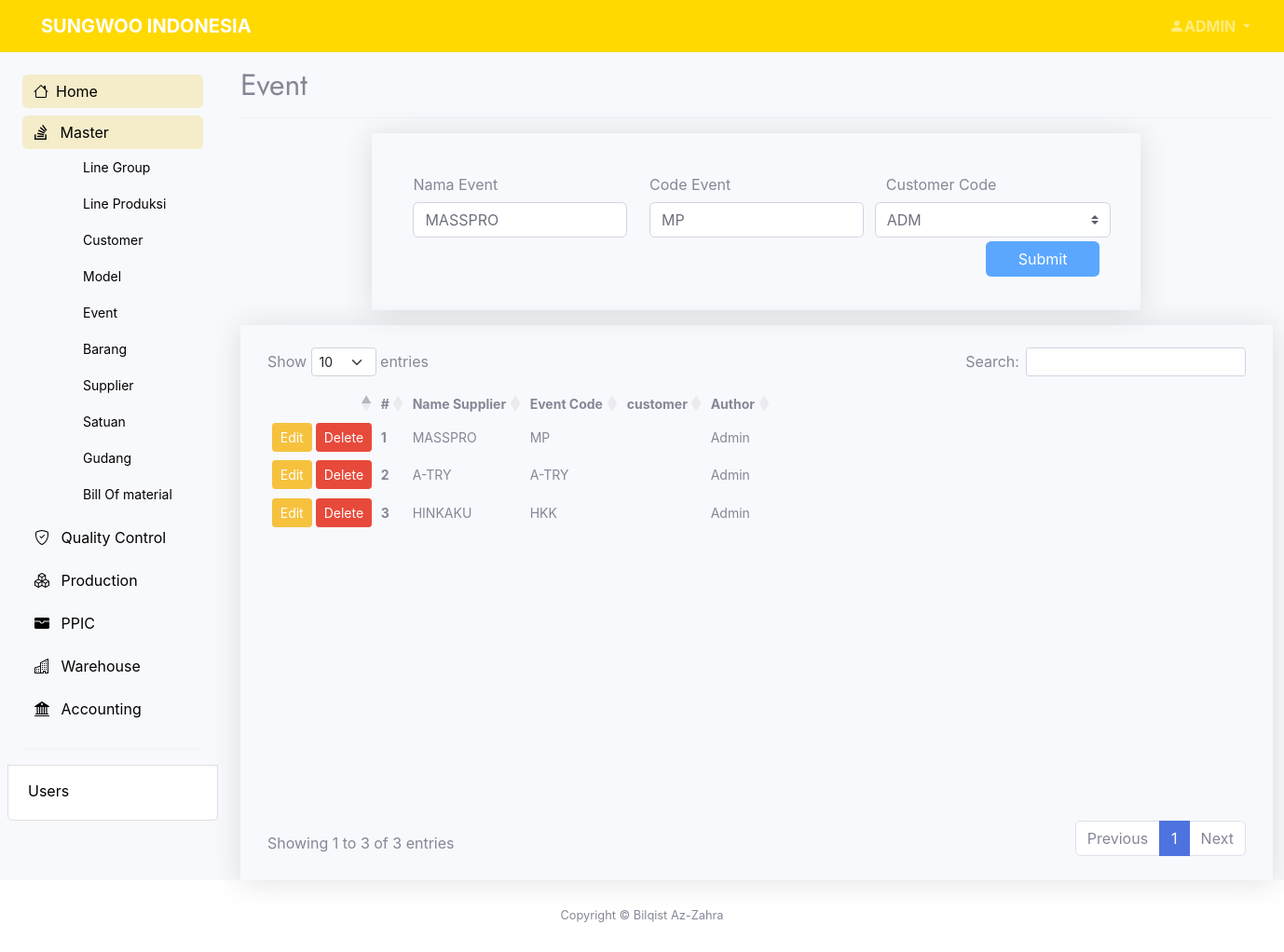
The page /pages/master/add-event.php?op=edit&id=4 (signed in) on the database its author committed.
### tables this page shows
CREATE TABLE `master_event` (
  `idevent` int(11) NOT NULL,
  `namaevent` varchar(40) NOT NULL,
  `eventcode` varchar(30) NOT NULL,
  `customer` varchar(30) NOT NULL,
  `create_at` datetime NOT NULL DEFAULT current_timestamp(),
  `author` varchar(30) NOT NULL,
  `edit_at` datetime NOT NULL DEFAULT current_timestamp(),
  `edit_by` varchar(20) NOT NULL
);

### pages/master/add-event.php (the view, shortened to what this page needs)
<?php
    include "../../connect.php";
?>
<?php
    $nama           = "";
    $code           = "";
    $cust           = "";
    $tabelnya       = "master_event";
    if (isset($_GET['op'])) {
        $op = $_GET['op'];
    } else {
        $op = "";
    }
    if ($op == 'edit') {
        $id             = $_GET['id'];
        $sql1           = "SELECT * FROM $tabelnya where idevent = '$id'";
        $q1             = mysqli_query($conn, $sql1);
        $r1             = mysqli_fetch_array($q1);
        $nama           = $r1['namaevent'];
        $code           = $r1['eventcode'];
        $cust           = $r1['customer'];
    }
?>
<!DOCTYPE html>
<html lang="en">
<head>
    <?php include '../../layout/header.php' ?>
</head>
<body class="bg-light bg-light" >
	<section>
        <?php include '../../layout/topbar.php' ?>
    </section>
    <section class="container-xxl">
		<div class="row flex-nowrap">
			<div class="col-auto px-0 max-vh-100">
                <?php include '../../layout/sidebar.php' ?>
                <div class="col ps-md-3 max-vh-100" data-aos="fade" data-aos-delay="100">
                    <div class="page-header pt-3">
                        <h2>Event</h2>
                    </div>
                    <hr class="mb-3">
                    <div class="row justify-content-md-center">
                        <div class="col-lg-9 col-md-12 mb-3">
                            <div class="container shadow px-4 py-3">
                                <div class="card-body bg-light">
                                    <form action="" method="POST">
                                        <div class="row">
                                            <div class="col-md-4">
                                                <div class="mb-1 row">
                                                    <label for="name" class="col-sm-12 col-form-label">Nama Event</label>
                                                    <div class="col-sm-12">
                                                        <input type="text" class="form-control" id="nama" name="nama" value="<?php echo $nama ?>">
                                                    </div>
                                                </div>
                                            </div>
                                            <div class="col-md-4">
                                                <div class="mb-1 row">
                                                    <label for="code" class="col-sm-12 col-form-label">Code Event</label>
                                                    <div class="col-sm-12">
                                                        <input type="text" class="form-control" id="code" name="code" value="<?php echo $code ?>">
                                                    </div>
                                                </div>
                                            </div>
                                            <div class="col-md-4">
                                                <div class="mb-1 row">
                                                    <label for="cust" class="col-sm-12 col-form-label">Customer Code</label>
                                                    <select name="cust" id="cust" class="custom-select form-control">
                                                        <option value="<?php echo $cust ?>"><?php echo $cust ?></option>
                                                        </select>
                                                </div>
                                            </div>
                                            <div class="col-md-12 d-flex justify-content-end">
                                                        <input type="submit" id="submit" name="submit" value="Submit" class="btn btn-submit btn-control btn-control-sm col-md-3 col-lg-2" />
                                                    </div>
                                        </div>
                                    </form>
                                </div>
                            </div>
                        </div>
                        <div class="col-lg-12 col-md-12">
                            <div class="container shadow px-4 py-4">
                                <div class="table-responsive-lg">
                                    <table id="show_table" class="table-sm display nowrap table-hover">
                                        <thead>
                                            <tr>
                                                <th scope="col"></th>
                                                <th scope="col">#</th>
                                                <th scope="col">Name Supplier</th>
                                                <th scope="col">Event Code</th>
                                                <th scope="col">customer</th>
                                                <th scope="col">Author</th>
                                            </tr>
                                        </thead>
                                        <tbody>
                                            <?php
                                            $sql2   = "SELECT u.idevent, u.namaevent, u.eventcode, c.custcode, u.author FROM master_event as u join master_customer as c on u.customer=c.idcust where u.idevent!='0' ORDER BY u.create_at DESC";
                                            $q2     = mysqli_query($conn, $sql2);
                                            $order   = 1;
                                            while ($r2 = mysqli_fetch_array($q2)) {
                                                $id             = $r2['idevent'];
                                                $nama           = $r2['namaevent'];
                                                $code           = $r2['eventcode'];
                                                $cust           = $r2['custcode'];
                                                $author         = $r2['author'];
                                            ?>
                                                <tr>
                                                    <td scope="row">
                                                        <a href="add-event.php?op=edit&id=<?php echo $id ?>"><button type="button" class="btn btn-sm btn-warning">Edit</button></a>
                                                        <a href="add-event.php?op=delete&id=<?php echo $id?>" onclick="return confirm('Are you sure you want to delete the data?')"><button type="button" class="btn btn-sm btn-danger">Delete</button></a>
                                                    </td>
                                                    <th scope="row"><?php echo $order++ ?></th>
                                                    <td scope="row"><?php echo $nama  ?></td>
                                                    <td scope="row"><?php echo $code ?></td>
                                                    <td scope="row"><?php echo $cust ?></td>
                                                    <td scope="row"><?php echo $author ?></td>
                                                </tr>
                                            <?php
                                            }
                                            ?>
                                        </tbody>
                                    </table>
                                </div>
                            </div>
                        </div>
                    </div>
                </div>
            </div>
        </div>
    </section>
 <?php include '../../layout/footer.php' ?>
</body>
</html>

### assets/css/style.css (style rules this page uses)
body { height: 100hv; font-family: "Open Sans", sans-serif; color: #444444; }
h1, h2, h3, h4, h5, h6 { font-family: "Jost", sans-serif; }
.btn-login, .btn-dash, .btn-submit { background: #5ba7ff!important; color: #ffffff!important; }
.table-sm,.btn-warning,.btn-danger { font-size: 14px; }

### rows shown on the page
master_event: nama "MASSPRO", code "MP", cust "ADM"

### other values the page prints
$_SESSION['name'] "ADMIN"
$nama "MASSPRO"
$code "MP"
$author "Admin"
$nama "A-TRY"
$code "A-TRY"
$nama "HINKAKU"
$code "HKK"
